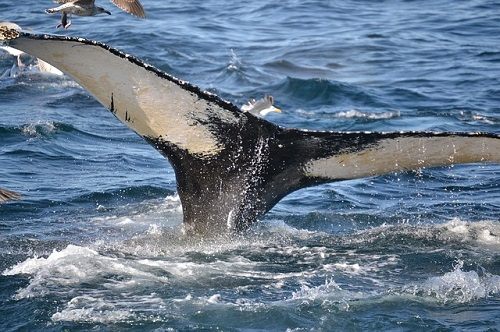
#> input picture prj/Django/manager_project/media/images/G0010003.JPG, 500 x 332 px, found by its file name
$ jupyter execute img_isWhite.ipynb   (older library calls are emulated)
#> lines starting #> are read from the running program, lines starting #| are printed output that depends on the picture; after the words box and inside, x2 and y2 are one past the last pixel; in counts of white or black regions, pixels touching at a corner belong together
[cell 1]
import cv2
import numpy as np
from matplotlib import pyplot as plt
import glob

path='whale/images/G0010003.jpg'

#img = cv2.imread('/Users/expether/shinkawa/whale/cut_img/2012-K-1-All/120113K/120113K 063.png', -1)
img = cv2.imread(path)
#> img is the input picture: shape (332, 500, 3); mean B, G, R 142.7, 122.9, 104.6

def isWhite(img):
    H_MAX = 180 # (色相)　OpenCVではmax=179なのでR:0(180),G:60,B:120となる
    H_MIN = 0
    S_MAX = 20 # 0 <= s <= 255 (彩度)　黒や白の値が抽出されるときはこの閾値を大きくする
    S_MIN = 0
    V_MAX = 255 # 0 <= v <= 255 (明度)　これが大きいと明るく，小さいと暗い
    V_MIN = 0
    min_area=300

    # HSVに変換
    hsv = cv2.cvtColor(img, cv2.COLOR_BGR2HSV)
#> hsv: shape (332, 500, 3); mean H, S, V 96.2, 77.4, 144.6

    # 白のHSV範囲
    lower_white = np.array([H_MIN,S_MIN,V_MIN], np.uint8)
    upper_white = np.array([H_MAX,S_MAX,V_MAX], np.uint8)

    # 白以外にマスク
    mask_white = cv2.inRange(hsv, lower_white, upper_white)
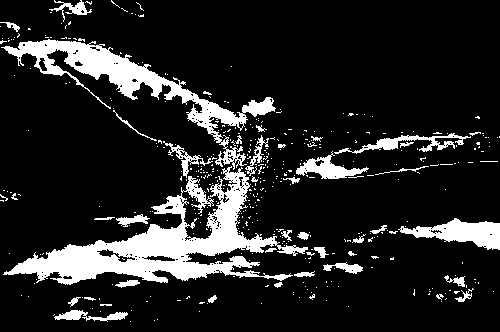
#> mask_white: shape (332, 500); 14.5% white; 424 white regions (382 under 20 px), largest, box (x1, y1, x2, y2) and area: (3, 166, 308, 285) 10635, (1, 39, 276, 170) 5960, (398, 218, 500, 250) 1637
    res_white = cv2.bitwise_and(img,img, mask= mask_white)
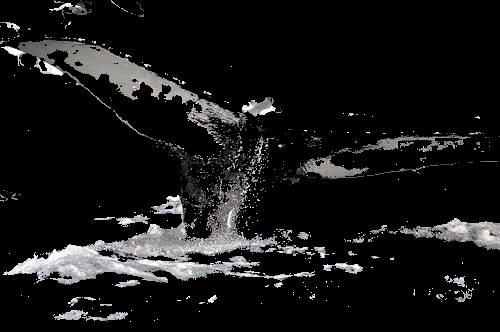
#> res_white: shape (332, 500, 3); mean B, G, R 22.9, 22.7, 22.7

    plt.imshow(cv2.cvtColor(mask_white, cv2.COLOR_GRAY2RGB)), plt.show()

    gray_img=cv2.cvtColor(res_white, cv2.COLOR_BGR2GRAY)

    image, contours, hierarchy = cv2.findContours(gray_img, cv2.RETR_TREE, cv2.CHAIN_APPROX_SIMPLE) # 輪郭抽出
#> contours = 672 contours, 630 with area under 20; largest, box (x1, y1, x2, y2) and area: (3, 166, 308, 285) 10234, (1, 39, 276, 170) 5496, (398, 218, 500, 250) 1550, (296, 151, 369, 179) 720, (334, 133, 471, 154) 592
    contours.sort(key=cv2.contourArea, reverse=True) # 一番大きい輪郭を抽出

    if(len(contours) != 0):

        large_contours = [cnt for cnt in contours if cv2.contourArea(cnt) > min_area]
#> large_contours = 6 contours; box (x1, y1, x2, y2) and area: (3, 166, 308, 285) 10234, (1, 39, 276, 170) 5496, (398, 218, 500, 250) 1550, (296, 151, 369, 179) 720, (334, 133, 471, 154) 592, (54, 310, 128, 322) 314
        print(len(large_contours))
#| 6

        for cnt in large_contours:

            x,y,w,h = cv2.boundingRect(cnt)
            img = cv2.rectangle(img,(x,y),(x+w,y+h),(0,255,0),2)
#> this loop made 6 passes
#> (x, y, w, h) on passes 1 to 6: (3, 166, 305, 119), (1, 39, 275, 131), (398, 218, 102, 32), (296, 151, 73, 28), (334, 133, 137, 21), (54, 310, 74, 12)
#> pass 1, in isWhite, `img = cv2.rectangle(img,(x,y),(x+w,y+h),(0,255,0),2)`:
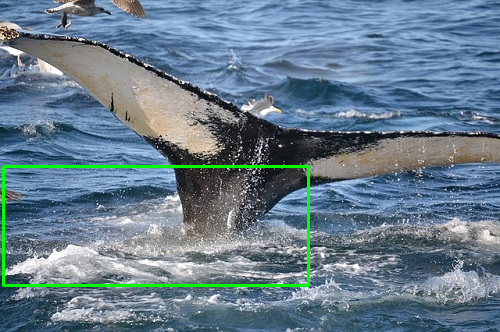
#> img: shape (332, 500, 3); 1.53% of pixels changed, all inside (x1, y1, x2, y2) = (2, 165, 310, 287)
#> pass 2, in isWhite, `img = cv2.rectangle(img,(x,y),(x+w,y+h),(0,255,0),2)`:
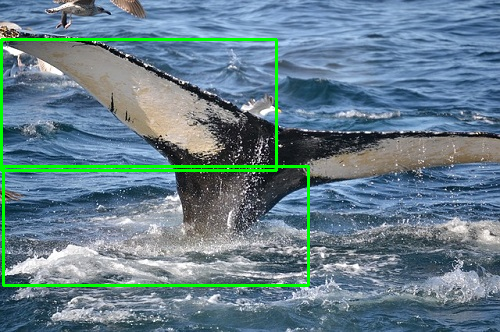
#> img: shape (332, 500, 3); 1.45% of pixels changed, all inside (x1, y1, x2, y2) = (0, 38, 278, 172)
#> pass 3, in isWhite, `img = cv2.rectangle(img,(x,y),(x+w,y+h),(0,255,0),2)`:
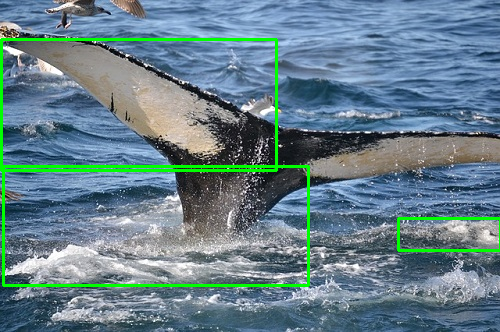
#> img: shape (332, 500, 3); 0.44% of pixels changed, all inside (x1, y1, x2, y2) = (397, 217, 500, 252)
#> after the loop:
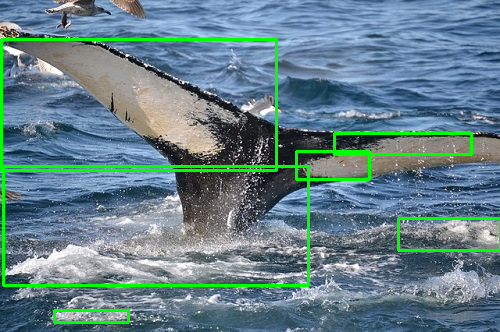
#> img: shape (332, 500, 3); 1.22% of pixels changed, all inside (x1, y1, x2, y2) = (53, 132, 473, 324)
        plt.imshow(res_white),plt.show()
        plt.figure(figsize=(10,10),dpi=100)
        plt.imshow(cv2.cvtColor(img, cv2.COLOR_BGR2RGB)), plt.show()
        cv2.imwrite('resultresultresult.jpg', img)

    if(len(contours) == 0):
        return False

    # find contours of large enough area
    elif cv2.contourArea(contours[0]) > min_area:
        area = cv2.contourArea(contours[0])
#> area = 10233.5
        print(area)
#| 10233.5
        return True

    else:
        area = cv2.contourArea(contours[0])
        print(area)
        return False


result = isWhite(img)
#> result = True

if(result):
    print('白 ')

else:
    print('黒 ')

$ run again, with prj/Django/manager_project/media/images/G0010037.JPG copied over prj/Django/manager_project/media/images/G0010003.JPG
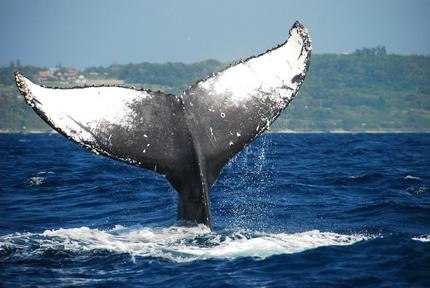
#> input picture prj/Django/manager_project/media/images/G0010037.JPG, 430 x 288 px, found by its file name
#> img is the input picture: shape (288, 430, 3); mean B, G, R 136.9, 114, 87.5
#> hsv: shape (288, 430, 3); mean H, S, V 97.8, 113.3, 137.2
#> in isWhite, `mask_white = cv2.inRange(hsv, lower_white, upper_white)`:
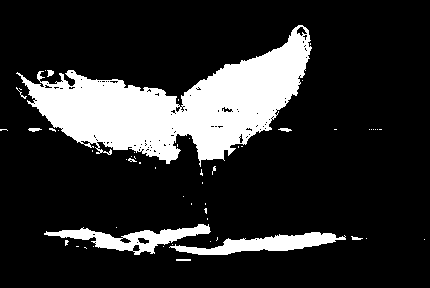
#> mask_white: shape (288, 430); 17.6% white; 55 white regions (46 under 20 px), largest, box (x1, y1, x2, y2) and area: (16, 25, 312, 167) 17706, (44, 224, 211, 255) 1852, (169, 232, 346, 255) 1834
#> contours = 172 contours, 157 with area under 20; largest, box (x1, y1, x2, y2) and area: (16, 25, 312, 167) 17498, (44, 224, 211, 255) 1774, (169, 232, 346, 255) 1648, (296, 26, 308, 37) 62, (137, 237, 150, 245) 57
#> large_contours = 3 contours; box (x1, y1, x2, y2) and area: (16, 25, 312, 167) 17498, (44, 224, 211, 255) 1774, (169, 232, 346, 255) 1648
#| 3
#> the loop in isWhite, `for cnt in large_contours: ` made 3 passes
#> (x, y, w, h) on passes 1 to 3: (16, 25, 296, 142), (44, 224, 167, 31), (169, 232, 177, 23)
#> pass 3, in isWhite, `img = cv2.rectangle(img,(x,y),(x+w,y+h),(0,255,0),2)`:
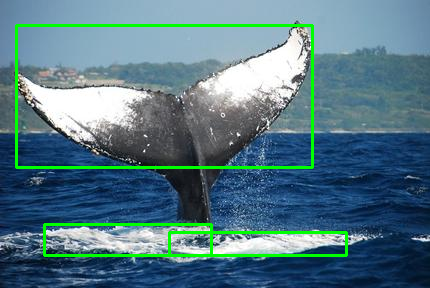
#> img: shape (288, 430, 3); mean B, G, R 131.5, 119.5, 84.1
#> area = 17498.5
#| 17498.5
#> result = True
